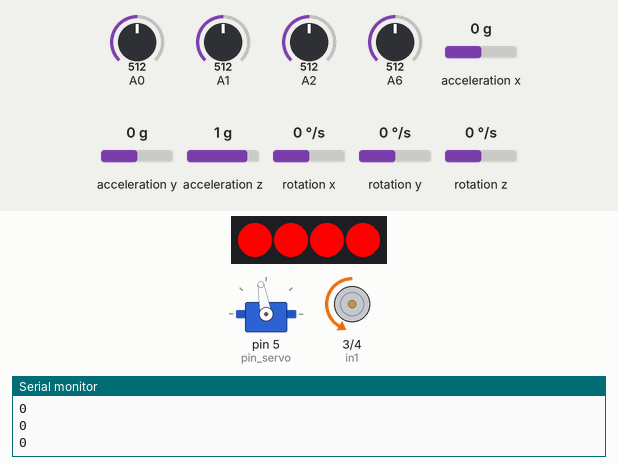
This program was run on a simulated Arduino Nano, built with avr-gcc and run on an emulated ATmega328P. On the bench: 4 RGB LEDs in strip order, left to right, servo, motor-driver pin pairs drawn as motors (green arrow = first pin HIGH = forward, orange = second pin HIGH = backward, longer = more drive, scaled by the enable pin), the last lines printed to the serial monitor. The test bench sets the inputs (shaded band); at power-on: A1 = 512, A2 = 512, acceleration x 0 g, A6 = 512, A0 = 512, acceleration y 0 g, acceleration z 1 g, rotation x 0 °/s, rotation y 0 °/s, rotation z 0 °/s.

Above: at 1.2 s.
1.3 s: A1 set to 168
4.3 s: A1 set to 143
At 4.9 s:
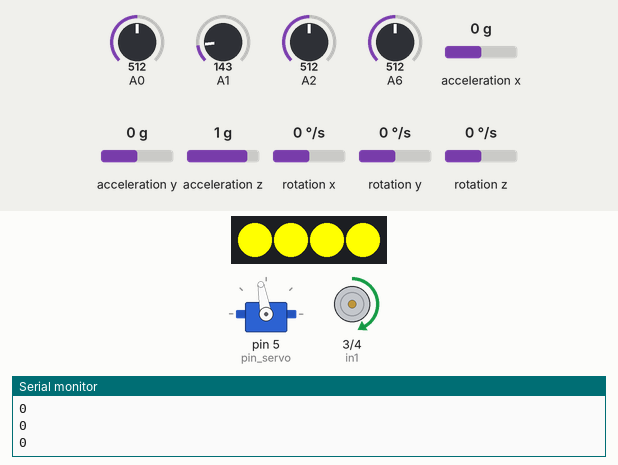
5.8 s: A2 set to 70
At 7.0 s:
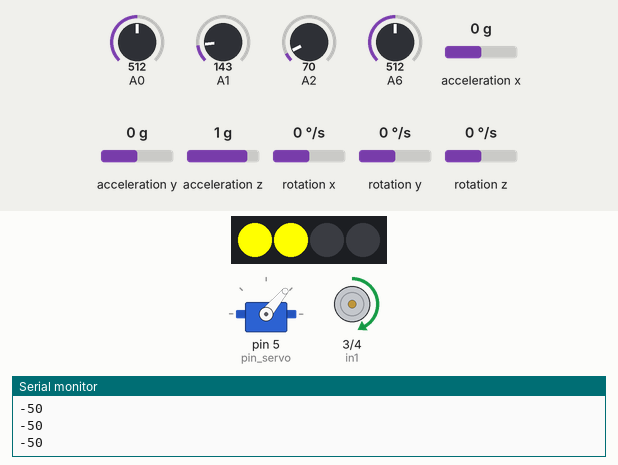
7.3 s: acceleration x set to 0.8 g
At 9.3 s:
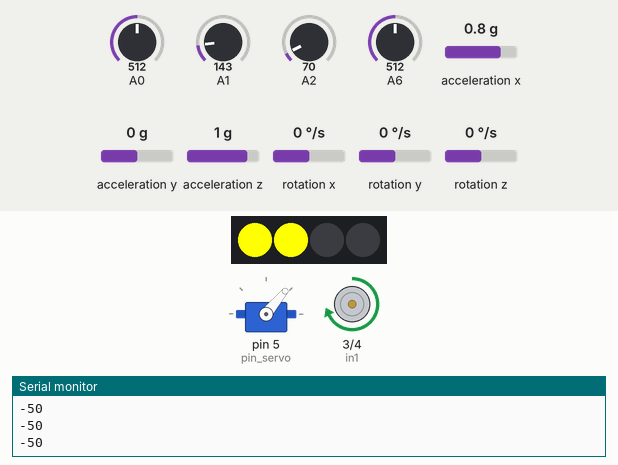
9.6 s: A6 set to 306
At 10.1 s:
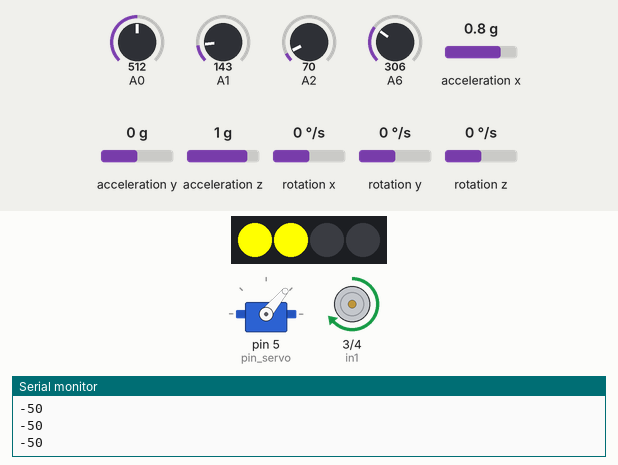
11.1 s: A0 set to 70
At 12.2 s:
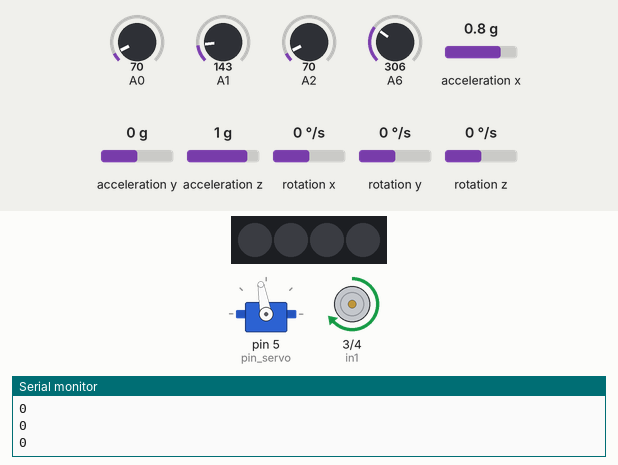
Timing chart, 0 to 13.6 s (numbered marks = the images above; inputs shaded):
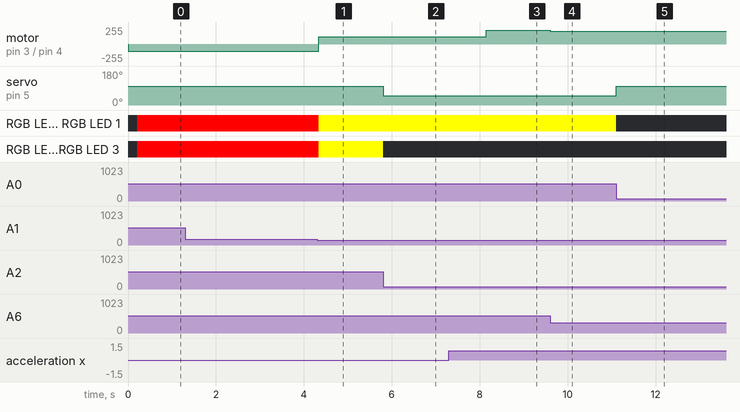

The program:

main.cpp
```cpp
#include <Arduino.h>
#include <Servo.h>
#include <Adafruit_NeoPixel.h>
#include <MPU6050_tockn.h>
#include <Wire.h>

MPU6050 mpu6050(Wire);// Гіроскоп
#define pin_servo 5   // Задали пін на серво поворотів коліс
Servo myServo;
#define enA 6         // Ззадали пін на задній мотор (швидкість)
#define in1 3         // Ззадали пін на задній мотор
#define in2 4         // Ззадали пін на задній мотор
#define sens_left A2 // Задали пін на лівий дальномір
#define sens_center A1 // Задали пін на центральний дальномір
#define sens_right A0 // Задали пін на правий дальномір
#define rear_leds 10  // Задали пін на задні світлодіоди
#define leds_qnt 4    // Задали кількість світлодіодів
Adafruit_NeoPixel pixels = Adafruit_NeoPixel(leds_qnt, rear_leds, NEO_GRB + NEO_KHZ800);
int temp = 0;
int basicSpeed = 0;   // Задали базову швидкість їзди
int motorSpeedA = 0;
int gyro_speed = 0;   // Додаткова швидкість від гіроскопа
int PotInfo = 0;
int Obstacle = 0;
int Left_distance;
int Right_distance;
int Center_distance;

long timer = 0;
float setupgyro = 0;
int Turning = 0; // Поворот коліс на основі дальномірів


// Користувацькі функції

float distance(int n, int pin) {
  long sum = 0;
  for(int i = 0; i < n; i++) {
    sum += analogRead(pin);
  } return(17569.7 * pow(sum / n, -1.2062));
}

int calcTurning(int Right_distance, int Left_distance, int flazhok){
  if(flazhok == 1){
    Turning = Right_distance - Left_distance; // Визначаємо кут повороту коліс
    if (Turning > 50) Turning = 50;   // Обмежуємо кут в 50 градусів ЛІВО
    if (Turning < -50) Turning = -50; // Обмежуємо кут в 50 градусів ПРАВО
  }
  if(flazhok == 0){
    if(Right_distance > Left_distance){
      Turning = -50;}
    if(Left_distance > Right_distance){
      Turning = 50;}
  }
  Serial.println(Turning);
  return Turning;
}

void showLight(String signal){
  if(signal == "left"){
    pixels.setPixelColor(0, pixels.Color(255,255,0));
    pixels.setPixelColor(1, pixels.Color(255,255,0));
  }
  if(signal == "right"){
    pixels.setPixelColor(2, pixels.Color(255,255,0));
    pixels.setPixelColor(3, pixels.Color(255,255,0));
  }
  if(signal == "stop"){
    pixels.setPixelColor(0, pixels.Color(255,0,0));
    pixels.setPixelColor(1, pixels.Color(255,0,0));
    pixels.setPixelColor(2, pixels.Color(255,0,0));
    pixels.setPixelColor(3, pixels.Color(255,0,0));
  }
  if(signal == "show"){
    pixels.show();
    pixels.setPixelColor(0, pixels.Color(0,0,0));
    pixels.setPixelColor(1, pixels.Color(0,0,0));
    pixels.setPixelColor(2, pixels.Color(0,0,0));
    pixels.setPixelColor(3, pixels.Color(0,0,0));
  }
}

/////////////////////////////

void setup() {
  Serial.begin(9600);         // Відкриваємо серійний порт
  Wire.begin();
  mpu6050.begin();            // Активували гіроскоп
  pixels.begin();             // Активували задні світлодіоди
  myServo.attach(pin_servo);  // Активували серво
  myServo.write(100);         // Повернули колеса по центру

  pinMode(enA, OUTPUT);
  pinMode(in1, OUTPUT);
  pinMode(in2, OUTPUT);

  analogWrite(enA, basicSpeed);
  digitalWrite(in1, HIGH);
  digitalWrite(in2, LOW);
}

void loop() {
//Зчитуємо гіроскоп
  mpu6050.update();
  if (temp == 0) {
    if (millis() - timer > 1000) {
      setupgyro = mpu6050.getAngleY();
      timer = millis();
      temp=1;
    }
  }
  if (millis() - timer > 1000) {
    gyro_speed = (setupgyro - mpu6050.getAngleY()) * 5;
    timer = millis();
    if (gyro_speed > 100) gyro_speed = 100;
    if (gyro_speed < -10) gyro_speed = -30;
    Serial.println(gyro_speed);
  }

  // Зчитуємо дані з усіх сенсорів
  PotInfo = analogRead(A6); // Потенціометер
  // Визначаємо та обмежуємо відстані до перешкод по сторонах
  Center_distance = distance(10, sens_center);
  if(Center_distance > 50) Center_distance = 50;
  Left_distance = distance(5, sens_left);
  if (Left_distance > 80) Left_distance = 80;
  Right_distance = distance(5, sens_right);
  if (Right_distance > 80) Right_distance = 80;

  // Serial.print("Center: ");
  // Serial.println(Center_distance);
  // Serial.print("Left: ");
  // Serial.println(Left_distance);
  // Serial.print("Right: ");
  // Serial.println(Right_distance);
  // delay(500);

  // Вираховуємо швидкість руху
  basicSpeed = map(PotInfo, 0, 1023, 60, 155);
  motorSpeedA = basicSpeed + gyro_speed;

  if (motorSpeedA > 255) motorSpeedA = 255;
  analogWrite(enA, motorSpeedA);

  if (Right_distance <= 25) {
    showLight("left");
  }
  if (Left_distance <= 25) {
    showLight("right");
  }
  myServo.write(100 + calcTurning(Right_distance, Left_distance, 1)); // Повертаємо колеса на вирахуваний кут


  // Якщо попереду перешкода
  if (Center_distance <= 40){

    showLight("stop");

    myServo.write(100 + calcTurning(Right_distance, Left_distance, 0));
    analogWrite(enA, basicSpeed);
    digitalWrite(in1, LOW);
    digitalWrite(in2, HIGH);

    delay(200);

    digitalWrite(in1, HIGH);
    digitalWrite(in2, LOW);
   }

  showLight("show");
}
```

Measured:
- the behaviour switches between 153 and 152 on A1 (found by bisection; images 0 and 1)
- after the input at 4.3 s, motor on pin 3 (in1) / pin 4 (in2): backward 107/255 → forward 107/255 at once; RGB LED 0–3: RGB(255, 0, 0) → RGB(255, 255, 0) at once
- after the input at 5.8 s, servo on pin 5 (pin_servo): 100° → 50° at once; RGB LED 2, RGB LED 3: RGB(255, 255, 0) → off at once
- after the input at 7.3 s, motor on pin 3 (in1) / pin 4 (in2): forward 107/255 → forward 207/255 after 0.85 s
- after the input at 9.6 s, motor on pin 3 (in1) / pin 4 (in2): forward 207/255 → forward 188/255 at once
- after the input at 11.1 s, servo on pin 5 (pin_servo): 50° → 100° at once; RGB LED 0, RGB LED 1: RGB(255, 255, 0) → off at once
